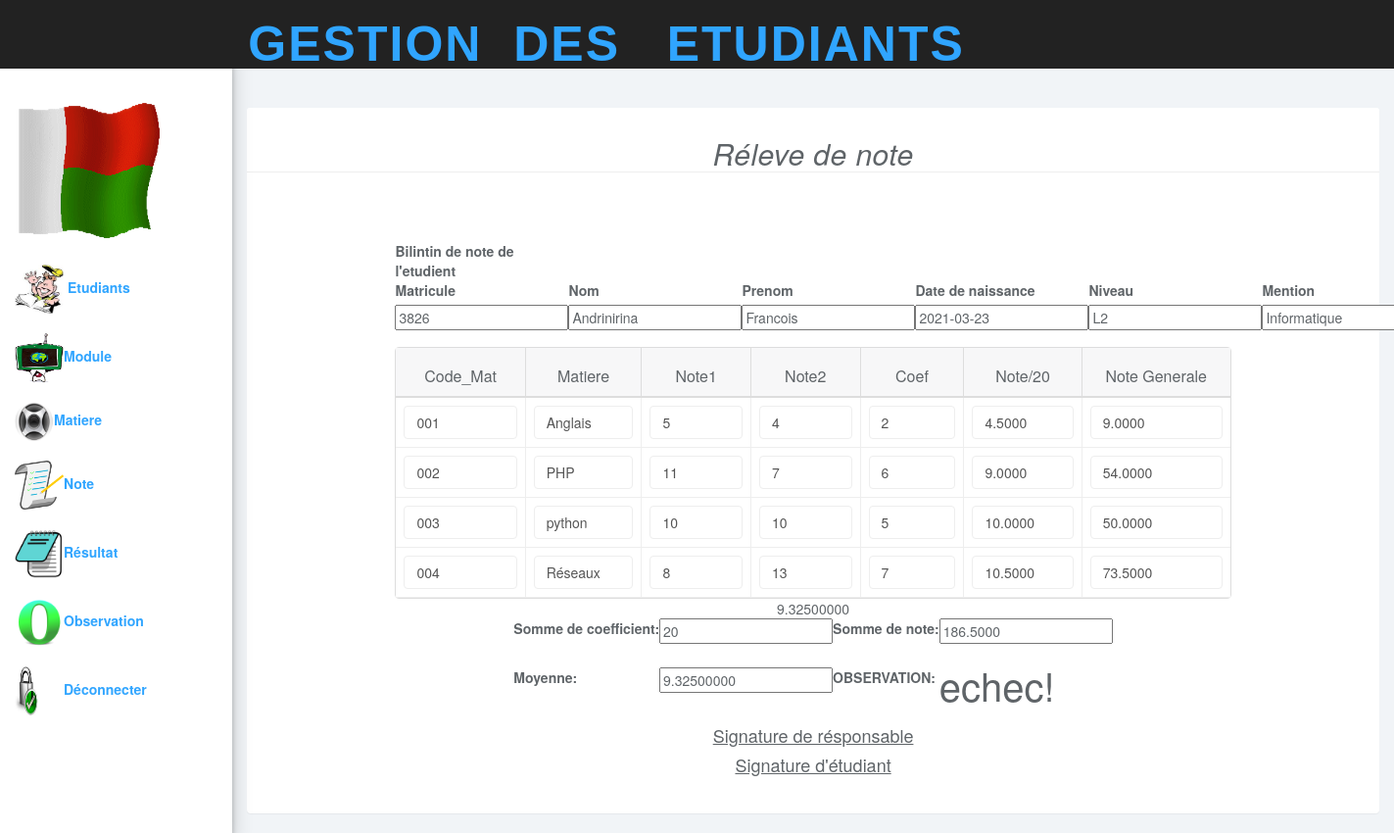
The page /bilintin.php?Matricule=3826 (signed in) on the database its author committed.
### tables this page shows
CREATE TABLE `students` (
  `Matricule` int(11) NOT NULL,
  `Nom` varchar(20) NOT NULL,
  `Prenom` varchar(20) NOT NULL,
  `Date_naiss` date NOT NULL,
  `Adresse` varchar(20) NOT NULL,
  `Niveau` varchar(20) NOT NULL,
  `Mention` varchar(20) NOT NULL
);

CREATE TABLE `notes` (
  `Matricule` int(11) NOT NULL,
  `Cod_mat` char(6) NOT NULL,
  `Note_journalier` int(10) DEFAULT NULL,
  `Note_controle` int(11) DEFAULT NULL
);

CREATE TABLE `matiere` (
  `Cod_mat` char(6) NOT NULL,
  `Num_Module` int(11) NOT NULL,
  `Nom_mat` varchar(20) NOT NULL,
  `Coef_mat` int(11) NOT NULL
);

### bilintin.php (the view, shortened to what this page needs)
<!DOCTYPE html>
<?php
 include('cnx.php');
?>
<html>
<head>
  <?php include('inccss.php'); ?>
  <link rel="stylesheet" href="modifierModule.css">
</head>
<body>
<nav class="navbar navbar-inverse navbar-fixed-top" role="navigation">
<?php include('header.php'); ?>
</nav>
<?php include('menu.php'); ?>
<div class="col-sm-9 col-sm-offset-3 col-lg-10 col-lg-offset-2 main">
<br><br><br>
<div class="panel panel-default" align="center">
          <div class="panel-heading">
          <em class="text-center " align ="center"> <h2>Réleve de note</h2> </em>
          </div>
          <div class="panel-body">
<div class="col-md-12">
<form  method="POST" enctype="multipart/form-data"   >
<div class="col-md-1">
</div>
<div class="col-md-10">
      <br><br>
          <div class="panel-body">
          <?php
              $q =  "SELECT `Matricule`, `Nom`, `Prenom`, `Date_naiss`, `Adresse`, `Niveau`, `Mention` FROM `students` WHERE Matricule='".$_GET['Matricule']."'";
              $r = $db -> query($q) ;
              $c = $r -> fetch()
              ?>
                            <table>
                            <th emplace="center"> Bilintin de note de l'etudient </th>
                             <tr>
                                <td><label >Matricule</label> </td>
                                <td> <label >Nom</label> </td>
                                <td><label >Prenom</label> </td>
                                <td><label >Date de naissance</label></td>
                                <td><label>Niveau</label></td>
                                <td><label>Mention</label></td>
                                </tr>
                                <tr>
                                <td>
                                <input class="form-controle" name="Matricule" type="text" value="<?php echo $c['Matricule'];?>">
                                </td>
                                <td>
                                    <input class="form-controle" name="Nom" type="text" value="<?php echo $c['Nom'];?>">
                                    </td>
                                    <td>
                                    <input class="form-controle" name="Prenom" type="text" value="<?php echo $c['Prenom'];?>">
                                    </td>
                                    <td><input class="form-controle" name="Date_naiss" type="text" value="<?php echo $c['Date_naiss'];?>">
                                </td>
                                    <td><input class="form-controle" name="Niveau" type="text" value="<?php echo $c['Niveau'];?>">
                                </td>
                                <td>
                                <input class="form-controle" name="Mention" type="text" value="<?php echo $c['Mention'];?>">
                                </td>
							</tr>
                        </table>
          <table data-toggle="table"    >
						    <thead>
						    <tr>
							    <th data-sortable="true"><center>Code_Mat</center></th>
								<th data-sortable="true"><center>Matiere</center></th>
								<th data-sortable="true"><center>Note1</center></th>
							    <th  data-sortable="true"><center>Note2</center></th>
								<th  data-sortable="true"><center>Coef</center></th>
								<th data-sortable="true"><center>Note/20 </center></th>
								<th data-sortable="true"><center>Note Generale</center></th>
							</tr>
						    </thead>
							<tbody>
							<?php
              $q =  "select notes.Matricule,students.Nom as mmm, notes.Cod_mat,matiere.Nom_mat as ccc, notes.Note_journalier , notes.Note_controle,matiere.Coef_mat as coef ,(notes.Note_journalier+notes.Note_controle)/2 as notsur ,(((notes.Note_journalier+notes.Note_controle)/2)*matiere.Coef_mat) as notcoef from students, notes,matiere where students.Matricule=notes.Matricule and matiere.Cod_mat=notes.Cod_mat and  notes.Matricule='".$_GET['Matricule']."'";
              $r = $db -> query($q) ;
              while ($c = $r -> fetch())
              {
              ?>
							<td>
                            <input class="form-control" name="Cod_mat" type="text" value="<?php echo $c['Cod_mat'];?>">
							</td>
                            <td>
                            <input class="form-control" name="Note_journalier" type="text" value="<?php echo $c['ccc'];?>">
							</td>
							<td>
                            <input class="form-control" name="Note_journalier" type="text" value="<?php echo $c['Note_journalier'];?>">
							</td>
							<td>
                            <input class="form-control" name="Note_controle" type="text" value="<?php echo $c['Note_controle'];?>">
                            </td>
                            <td>
                            <input class="form-control" name="Note_journalier" type="text" value="<?php echo $c['coef'];?>">
							</td>
                            <td>
                            <input class="form-control" name="Note_journalier" type="text" value="<?php echo $c['notsur'];?>">
							</td>
                            <td>
                            <input class="form-control" name="Note_journalier" type="text" value="<?php echo $c['notcoef'];?>">
							</td>
							<?php
							}
							?>
							<div>
							<?php
							  $conn = new PDO('mysql:host=localhost;dbname=etude','root','');
								$recherche = $conn->prepare('SELECT students.Matricule, students.Nom, SUM(((notes.Note_journalier+notes.Note_controle))) from students,notes,matiere WHERE students.Matricule=notes.Matricule AND matiere.Cod_mat=notes.Matricule AND students.Matricule  ');
								$recherche->execute(array());
								while($res = $recherche->fetch()){
									echo "<option value='Matricule'>".$res['Matricule']."</option>";
								}
							?>
							</div>
							</tbody>
						</table>
                        <?php
              $q =  "select notes.Matricule,students.Nom as mmm, notes.Cod_mat,matiere.Nom_mat as ccc, notes.Note_journalier , notes.Note_controle,sum(matiere.Coef_mat) as coefr ,(notes.Note_journalier+notes.Note_controle)/2 as notsur ,sum(((notes.Note_journalier+notes.Note_controle)/2)*matiere.Coef_mat) as notcoefr,((sum(((notes.Note_journalier+notes.Note_controle)/2)*matiere.Coef_mat))/(sum(matiere.Coef_mat))) as moyen from students, notes,matiere where students.Matricule=notes.Matricule and matiere.Cod_mat=notes.Cod_mat and  notes.Matricule='".$_GET['Matricule']."'";
              $r = $db -> query($q) ;
              $c = $r -> fetch()
              ?>
            <table>
                             <tr>
                                <td><label >Somme de coefficient:</label> </td>
                                <td>
                                <input class="form-controle" name="coefr" type="text" value="<?php echo $c['coefr'];?>">
                                </td>
                                <td><label >Somme de note:</label> </td>
                                <td>
                                <input class="form-controle" name="notcoefr" type="text" value="<?php echo $c['notcoefr'];?>">
                                </td>
                            </tr>
                            <tr>
                                <td><label >Moyenne:</label> </td>
                                <td>
                                <input class="form-controle" name="moyen" type="text" value="<?php echo $c['moyen'];?>">
                                </td>
                                <td><label >OBSERVATION:</label> </td>
						     <td><H1>
							 <?php
									$test=	$c['moyen'];
									if (10<=$test) {
										echo "reussi";
									}
									else {
										echo  "echec!";
									}
								?>
                                </H1>
							 </td>
                            </tr>
            </table>
            <table>
               <tr><u><h4>Signature de résponsable</h4></u>
                <u><h4>Signature d'étudiant</h4></u></tr>
            </table>
          </div>
        </div>
        </form>
      </div>
</div>
</div>
</body>
</html>

### css/styles.css (style rules this page uses)
body { background: #f1f4f7; padding-top: 50px; color: #5f6468; }
h1, h2, h3, h4, h5, h6 { color: #5f6468; }
h1 { font-weight: 300; font-size: 40px; }
h2 { font-weight: 300; margin-bottom: 20px; }
h3, h4 { font-weight: 300; }
.form-control { border: 1px solid #eee; box-shadow: none; }
.panel { border: 0; }
.panel-heading { font-size: 18px; font-weight: 300; letter-spacing: 0.025em; height: 66px; }
.panel-default .panel-heading { background: #fff; border-bottom: 1px solid #eee; color: #5f6468; }
.navbar { border: 0; }
.table { background: #fff; }

### headers.css (style rules this page uses)
.css2 { background-color:url('bg-1.jpg') no-repeat center center fixed; }

### rows shown on the page
students: Matricule "3826", Nom "Andrinirina", Prenom "Francois", Date_naiss "2021-03-23", Niveau "L2", Mention "Informatique", Cod_mat "001", Note_journalier "Anglais", Note_journalier "5", Note_controle "4", Note_journalier "2", Note_journalier "4.5000", Note_journalier "9.0000", Cod_mat "002", Note_journalier "PHP", Note_journalier "11", Note_controle "7", Note_journalier "6", Note_journalier "54.0000", Cod_mat "003", Note_journalier "python", Note_journalier "10", Note_controle "10", Note_journalier "10.0000", Note_journalier "50.0000", Cod_mat "004", Note_journalier "Réseaux", Note_journalier "8", Note_controle "13", Note_journalier "7", Note_journalier "10.5000", Note_journalier "73.5000"
